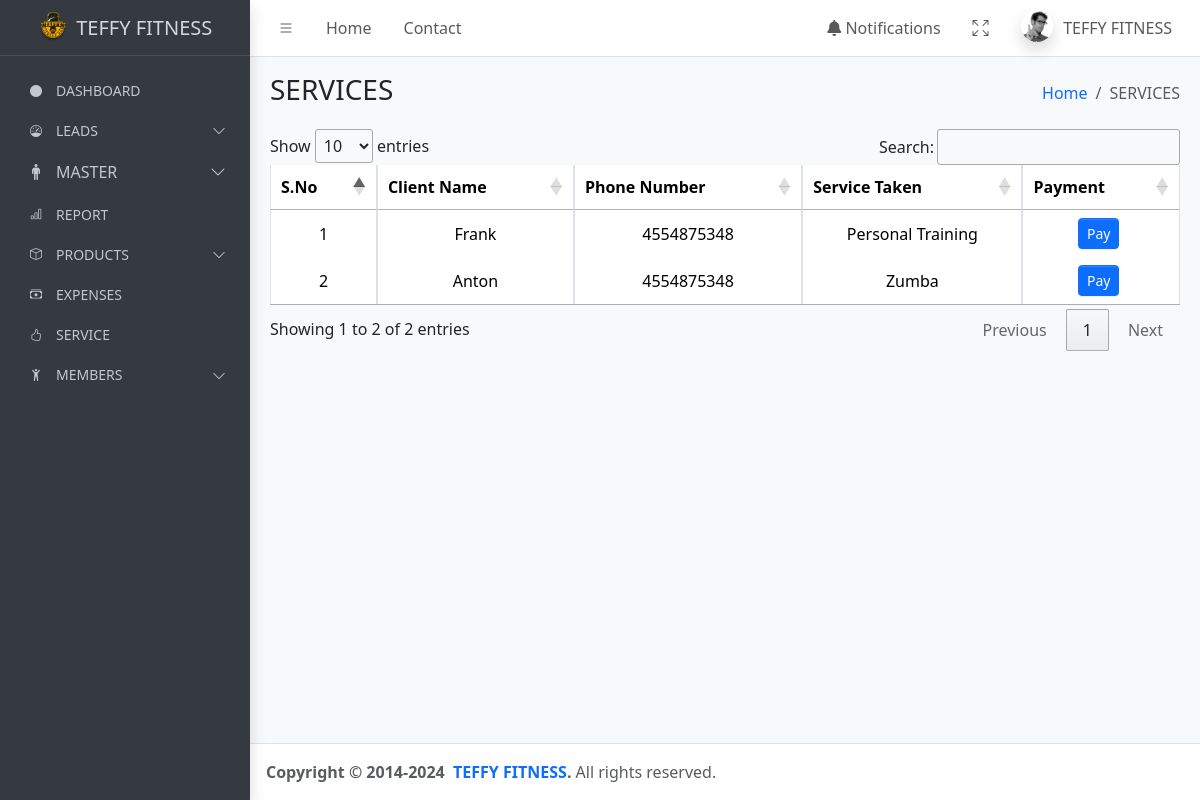
Before: /overall-services/ with the older database file.
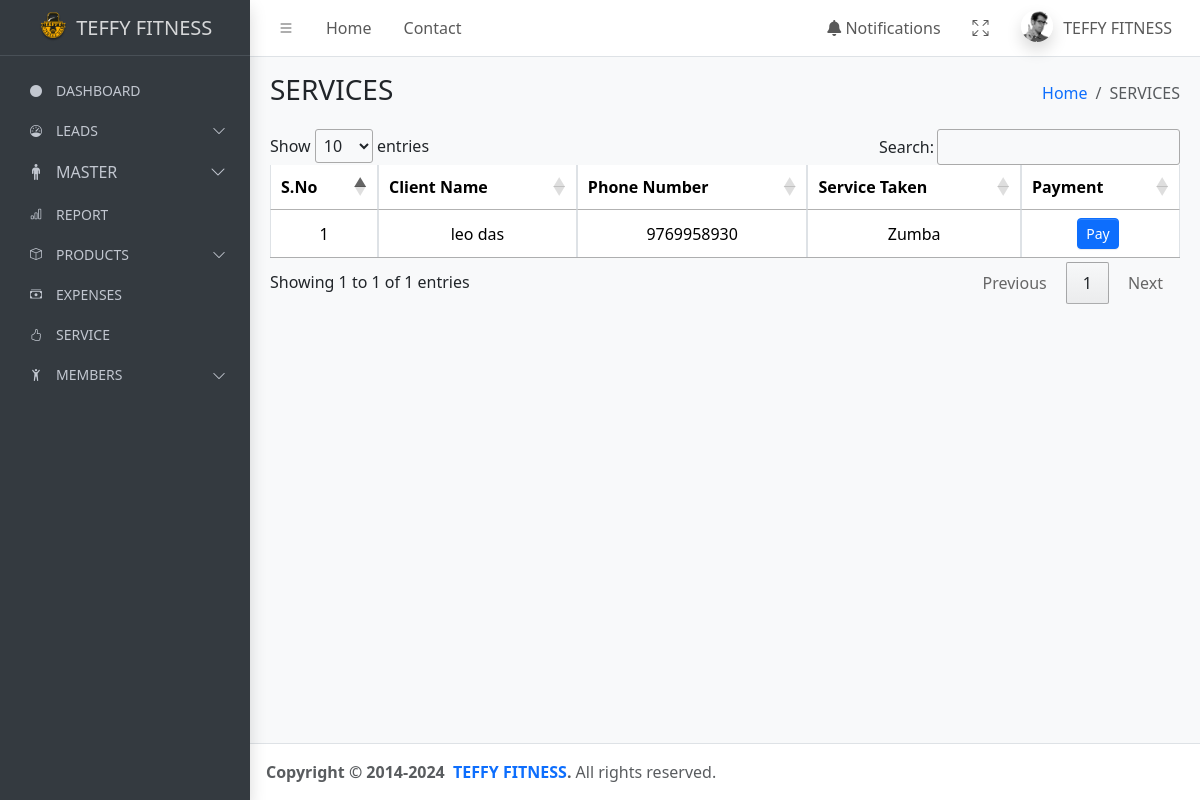
After: the same page with the newer database file.
### teffyapp/models.py (models this page shows, shortened)
class PersonalInformation(models.Model):
    name = models.CharField(max_length=50)
    address = models.TextField()
    occupation = models.CharField(max_length=50)
    gender = models.CharField(max_length=10)
    mobile_number = models.CharField(max_length=12)
    email = models.EmailField()
    perfect_body = models.CharField(max_length=20,null=True,blank=True)
    body_type=models.CharField(max_length=20,null=True,blank=True)
    goal=models.CharField(max_length=30,null=True,blank=True)
    body_you_want = models.CharField(max_length=50, null=True,blank=True)
    level_of_body_fat = models.CharField(max_length=50,null=True,blank=True)
    problem_areas = models.CharField(max_length=50,null=True,blank=True)
    diets = models.CharField(max_length=70,null=True,blank=True)
    water_you_drink_daily = models.CharField(max_length=50,null=True,blank=True)
    eat_or_dividie_foods_or_beverages = models.CharField(max_length=70,blank=True,null=True)
    event_coming_up = models.CharField(max_length=50,null=True,blank=True)
    height = models.CharField(max_length=50)
    current_weight = models.CharField(max_length=50)
    target_weight = models.CharField(max_length=50)
    level_of_fitness = models.CharField(max_length=50,null=True,blank=True)
    reason = models.TextField(blank=True, null=True)  # New field for pending reason
    status = models.CharField(max_length=20, default='new')  # Track the status of the lead
    follow_up_date = models.DateTimeField(default=timezone.now)
    created_date = models.DateTimeField(default=timezone.now)
    services = models.ForeignKey(Service, on_delete=models.SET_NULL, null=True, related_name="users")
    assigned_date = models.DateField(default=timezone.now)
    renewal_date = models.DateField(null=True, blank=True)
    plan_leads = models.ForeignKey(to=Plan, on_delete=models.SET_NULL, null=True, related_name="plan_leads")

class Service(models.Model):
    name = models.CharField(max_length=100)
    duration = models.CharField(max_length=50, null=True, blank=True)
    prices = models.PositiveIntegerField(null=True, blank=True)
    group = models.CharField(max_length=100, null=True, blank=True)
    sessions = models.CharField(max_length=100,null=True, blank=True)

### teffyapp/views.py (the view)
# urls.py: path('overall-services/',overall_services, name='overall_services'),
def overall_services(request):
        client_details = PersonalInformation.objects.filter(status='converted')
        print("Number of clients:", client_details.count())
        for client in client_details:
            print(f"Client: {client.name}, Service: {client.services.name if client.services else 'No Service'}")
        services = Service.objects.all()
        context = {
            "client_details": client_details,
            "services_taken": services,
        }
        return render(request, "overall-service.html", context)

### templates/overall-service.html (shortened to what this page needs)
{% extends "base.html" %}
{% load static %}
{% block content %}
<main class="app-main">
  <div class="app-content-header">
      <div class="container-fluid">
          <div class="row">
              <div class="col-sm-6">
                  <h3 class="mb-0">SERVICES</h3>
              </div>
              <div class="col-sm-6">
                  <ol class="breadcrumb float-sm-end">
                      <li class="breadcrumb-item"><a href="/main/">Home</a></li>
                      <li class="breadcrumb-item active" aria-current="page">SERVICES</li>
                  </ol>
              </div>
          </div>
      </div>
  </div>
  <div class="app-content">
      <div class="container-fluid">
          <div class="row">
              <div class="col-12">
                  <table id="example1" class="table table-bordered">
                      <thead>
                          <tr>
                              <th>S.No</th>
                              <th>Client Name</th>
                              <th>Phone Number</th>
                              <th>Service Taken</th>
                              <th>Payment</th>
                          </tr>
                      </thead>
                      <tbody>
                        {% if client_details %}
                          {% for client in client_details %}
                          <tr>
                              <td>{{ forloop.counter }}</td>
                              <td>{{ client.name }}</td>
                              <td>{{ client.mobile_number }}</td>
                              <td>{{ client.services.name }}</td>
                              <td>
                                <a href="{% url 'payment_page' client.id %}" class="btn btn-primary btn-sm">Pay</a>
                              </td>
                          </tr>
                          {% endfor %}
                        {% else %}
                          <tr>
                              <td colspan="4" class="text-center">No clients found matching the criteria.</td>
                          </tr>
                        {% endif %}
                      </tbody>
                  </table>
              </div>
          </div>
      </div>
  </div>
</main>
{% endblock content %}

Changed rows visible on the page:
removed PersonalInformation: name "Frank", mobile_number "4554875348", services.name "Personal Training"
removed PersonalInformation: name "Anton", mobile_number "4554875348", services.name "Zumba"
added PersonalInformation: name "leo das", mobile_number "9769958930", services.name "Zumba"
Other visible differences:
text written by a page script: "Show entries Search: Showing 1 to 2 of 2 entries Previous 1 Next" → "Show entries Search: Showing 1 to 1 of 1 entries Previous 1 Next"
